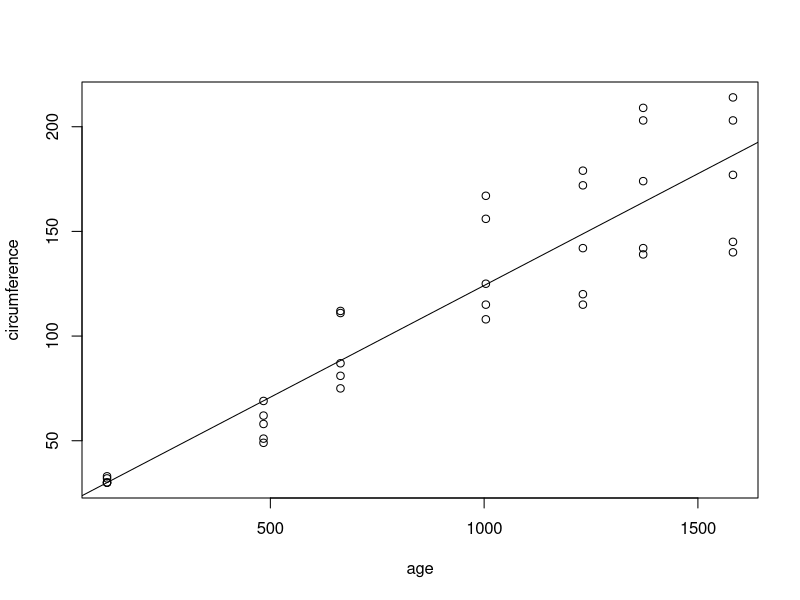
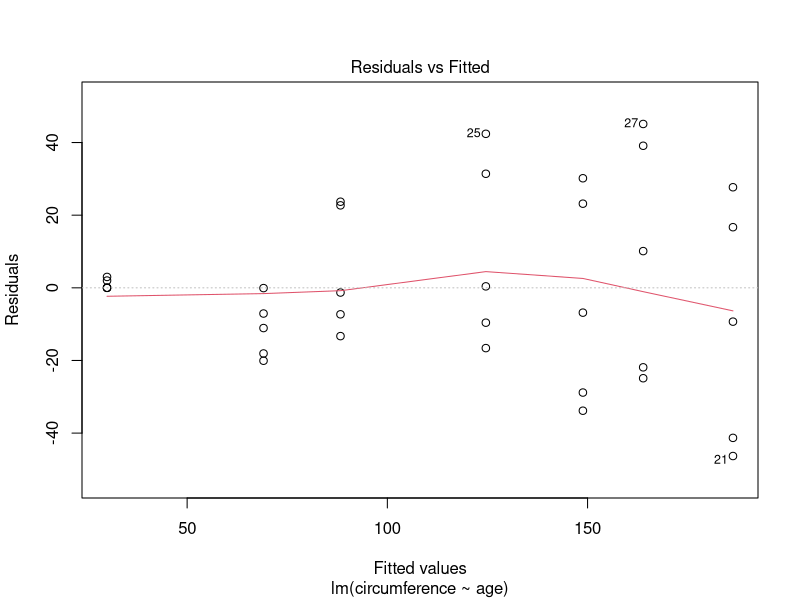
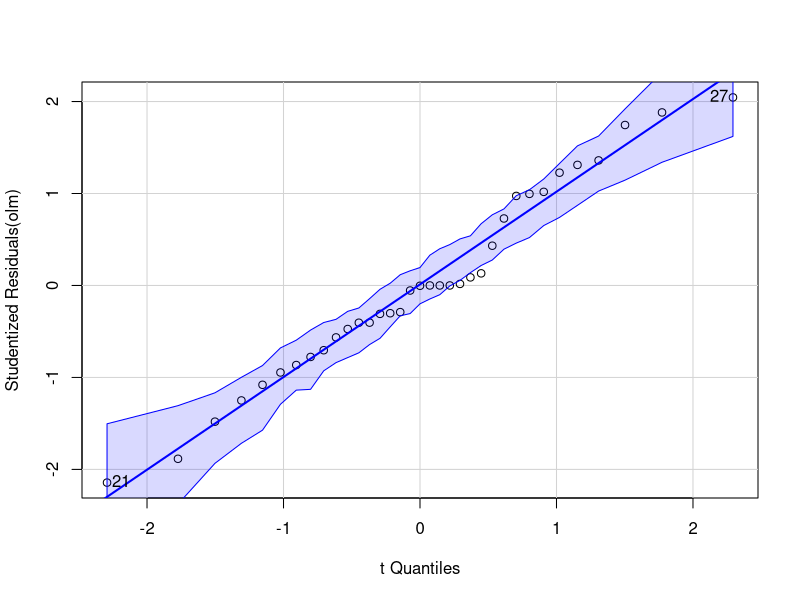
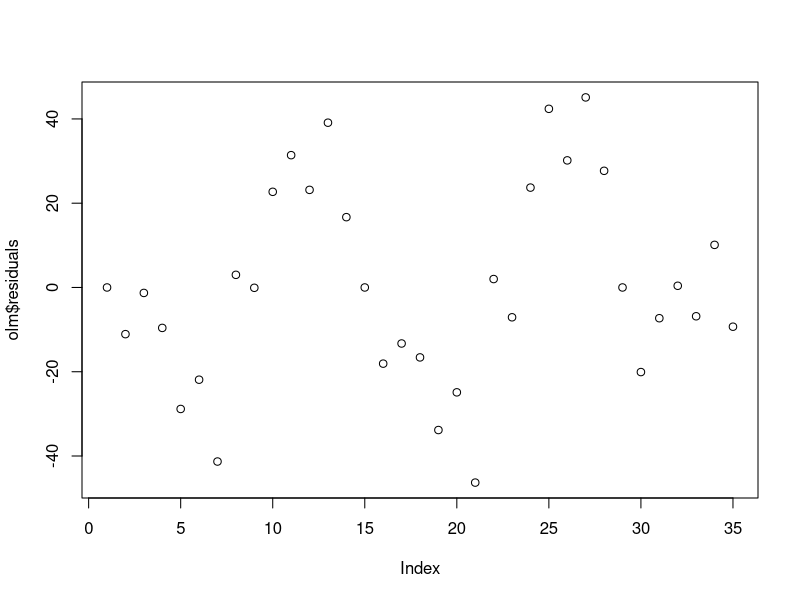
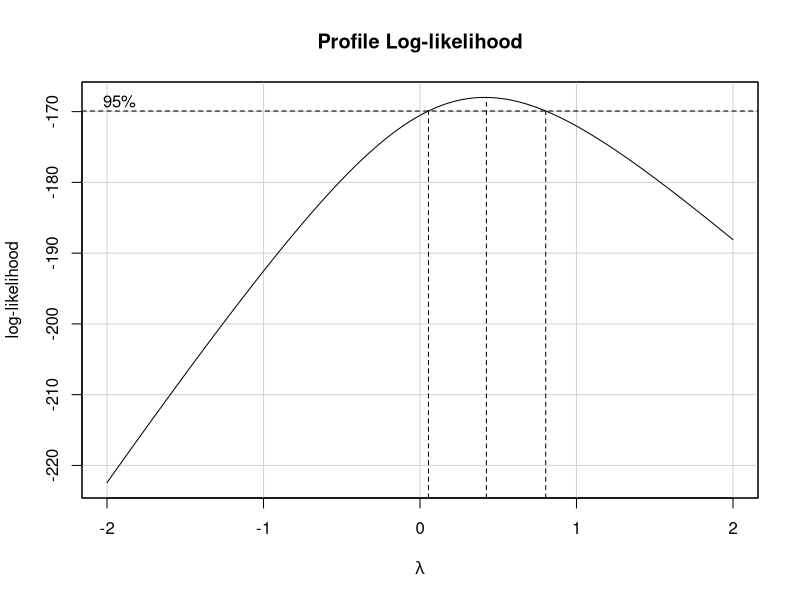
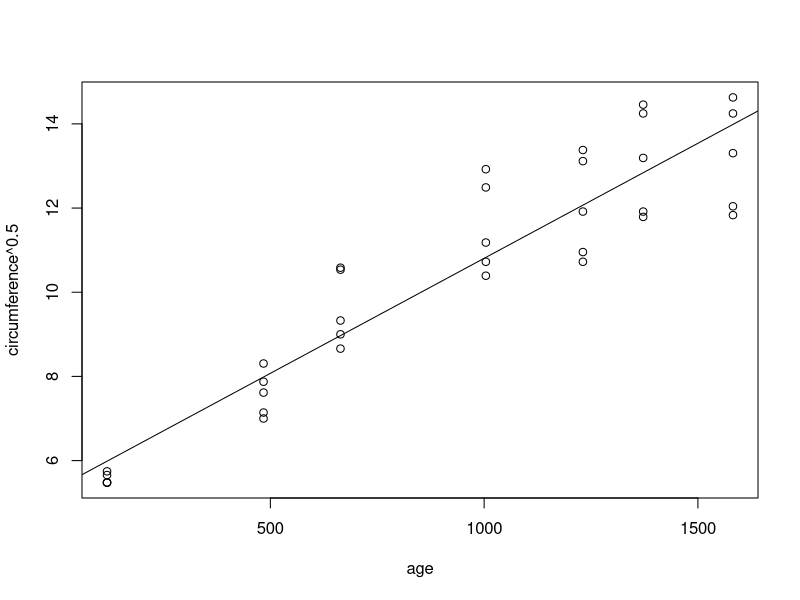
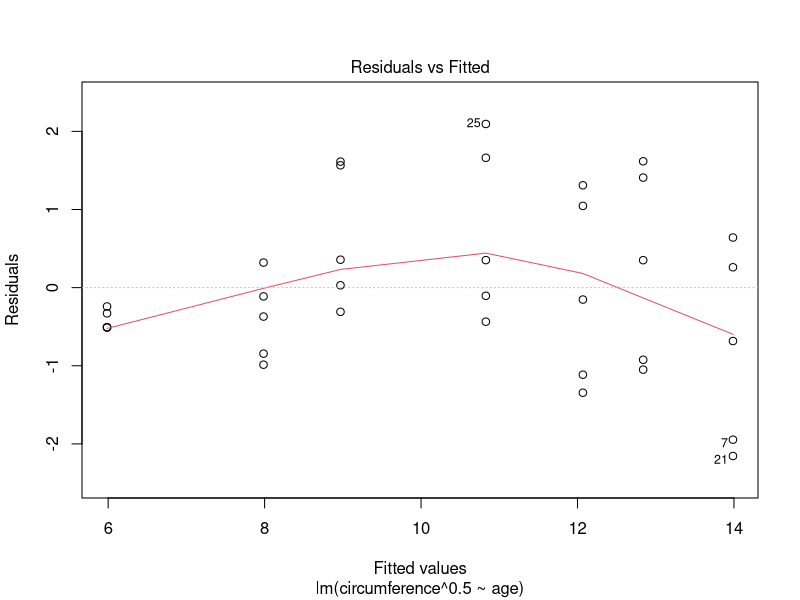
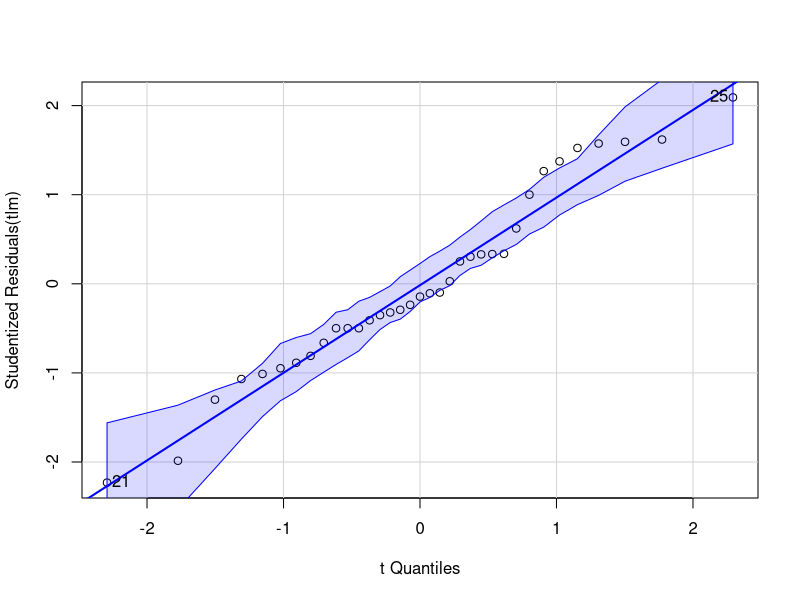

These figures' R source, in order:
## ---- chunk 1
library(car)

plot(circumference ~ age, data = Orange)
olm <- lm(circumference ~ age, data = Orange)
abline(olm)
## ---- chunk 2
summary(olm)

(SSE <- sum(olm$res^2))
sqrt(MSE <- SSE/(length(Orange$age) - 2)) # equals the residual standard error
## ---- chunk 3
plot(olm, which = 1)
qqPlot(olm)
plot(olm$residuals)
## ---- chunk 4
boxCox(olm)
## ---- chunk 5
tlm <- lm(circumference^0.5 ~ age, data = Orange)
summary(tlm)

plot(circumference^0.5 ~ age, data = Orange)
abline(tlm)

plot(tlm, which = 1)
qqPlot(tlm)
## ---- chunk 6
(5.3408 + 0.0055 * 500)^2

plot(circumference ~ age, data = Orange)
abline(olm)
curve((5.3408 + 0.0055 * x)^2, add = TRUE, lwd = 2, col = "orange")
